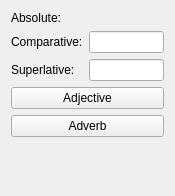
<ui version="4.0" >
 <class>comparisonWidget</class>
 <widget class="QWidget" name="comparisonWidget" >
  <property name="geometry" >
   <rect>
    <x>0</x>
    <y>0</y>
    <width>175</width>
    <height>196</height>
   </rect>
  </property>
  <property name="windowTitle" >
   <string>Form</string>
  </property>
  <layout class="QVBoxLayout" >
   <item>
    <layout class="QGridLayout" >
     <item row="0" column="0" >
      <widget class="QLabel" name="absoluteLabel" >
       <property name="sizePolicy" >
        <sizepolicy vsizetype="Preferred" hsizetype="Minimum" >
         <horstretch>0</horstretch>
         <verstretch>0</verstretch>
        </sizepolicy>
       </property>
       <property name="toolTip" >
        <string>The comparative is used to compare nouns or verbs (faster)</string>
       </property>
       <property name="text" >
        <string>Absolute:</string>
       </property>
      </widget>
     </item>
     <item row="0" column="1" >
      <widget class="QLabel" name="absoluteEntryLabel" >
       <property name="sizePolicy" >
        <sizepolicy vsizetype="Preferred" hsizetype="Preferred" >
         <horstretch>0</horstretch>
         <verstretch>0</verstretch>
        </sizepolicy>
       </property>
       <property name="text" >
        <string/>
       </property>
      </widget>
     </item>
     <item row="1" column="0" >
      <widget class="QLabel" name="comparativeLabel" >
       <property name="sizePolicy" >
        <sizepolicy vsizetype="Preferred" hsizetype="Minimum" >
         <horstretch>0</horstretch>
         <verstretch>0</verstretch>
        </sizepolicy>
       </property>
       <property name="toolTip" >
        <string>The comparative is used to compare nouns or verbs (faster)</string>
       </property>
       <property name="text" >
        <string>Comparative:</string>
       </property>
       <property name="buddy" >
        <cstring>comparativeLineEdit</cstring>
       </property>
      </widget>
     </item>
     <item row="1" column="1" >
      <widget class="QLineEdit" name="comparativeLineEdit" >
       <property name="sizePolicy" >
        <sizepolicy vsizetype="Preferred" hsizetype="Expanding" >
         <horstretch>0</horstretch>
         <verstretch>0</verstretch>
        </sizepolicy>
       </property>
      </widget>
     </item>
     <item row="2" column="0" >
      <widget class="QLabel" name="superlativeLabel" >
       <property name="sizePolicy" >
        <sizepolicy vsizetype="Preferred" hsizetype="Minimum" >
         <horstretch>0</horstretch>
         <verstretch>0</verstretch>
        </sizepolicy>
       </property>
       <property name="toolTip" >
        <string>The superlative (fastest)</string>
       </property>
       <property name="text" >
        <string>Superlative:</string>
       </property>
       <property name="buddy" >
        <cstring>superlativeLineEdit</cstring>
       </property>
      </widget>
     </item>
     <item row="2" column="1" >
      <widget class="QLineEdit" name="superlativeLineEdit" >
       <property name="sizePolicy" >
        <sizepolicy vsizetype="Preferred" hsizetype="Expanding" >
         <horstretch>0</horstretch>
         <verstretch>0</verstretch>
        </sizepolicy>
       </property>
      </widget>
     </item>
    </layout>
   </item>
   <item>
    <widget class="QPushButton" name="makeAdjectiveButton" >
     <property name="text" >
      <string>Adjective</string>
     </property>
    </widget>
   </item>
   <item>
    <widget class="QPushButton" name="makeAdverbButton" >
     <property name="text" >
      <string>Adverb</string>
     </property>
    </widget>
   </item>
   <item>
    <spacer>
     <property name="orientation" >
      <enum>Qt::Vertical</enum>
     </property>
     <property name="sizeHint" >
      <size>
       <width>20</width>
       <height>51</height>
      </size>
     </property>
    </spacer>
   </item>
  </layout>
 </widget>
 <resources/>
 <connections/>
</ui>
